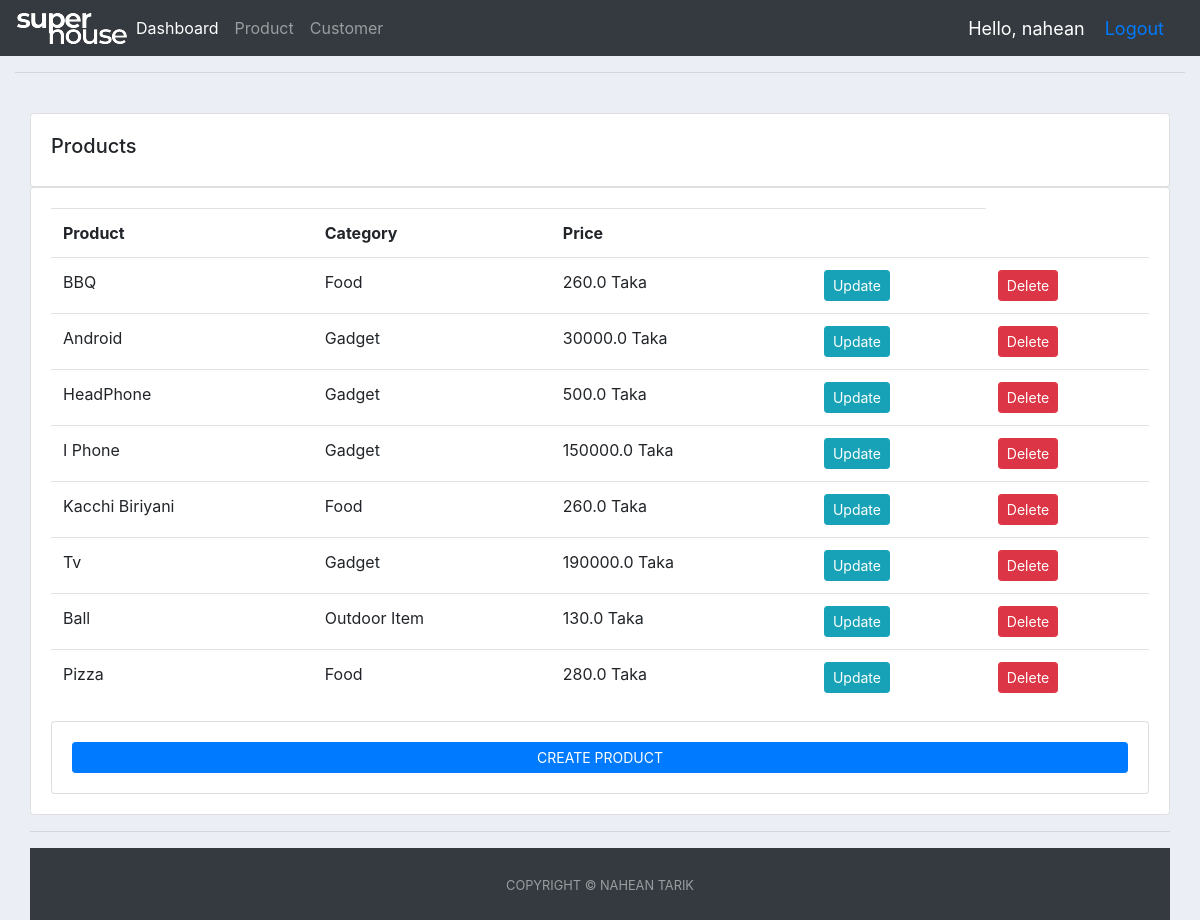
/product/ (signed in), run on the app's committed database.
### accounts/models.py (models this page shows, shortened)
class Product(models.Model):
    CATEGORY = (
        ('Food', 'Food'),
        ('Outdoor Item', 'Outdoor Item'),
        ('Gadget', 'Gadget'),
    )
    name = models.CharField(max_length=200, null=True)
    price = models.FloatField(null=True)
    category = models.CharField(max_length=200, null=True, choices=CATEGORY)
    Description = models.CharField(max_length=200, null=True, blank=True)
    date_created = models.DateTimeField(auto_now_add=True, null=True)
    tags = models.ManyToManyField(Tag)

### accounts/decorators.py (the view)
        def wrapper_func(request, *args, **kwargs):
            group = None
            if request.user.groups.exists():
                group = request.user.groups.all()[0].name
            if group in allowed_roles:
                return view_func(request, *args, **kwargs)
            else:
                return HttpResponse('You are not authorized to view this page')

### accounts/views.py (called while the page is built)
@login_required(login_url='login')
@allowed_users(allowed_roles=['admin'])
def product(request):
    products = Product.objects.all()
    return render(request, 'accounts/product.html', {'products': products})

### accounts/templates/accounts/product.html (shortened to what this page needs)
{% extends 'accounts/main.html' %} {% block content %}
<div class="container-fluid">
  <br />
  <div class="row">
    <div class="col-md">
      <div class="card card-body">
        <h5>Products</h5>
      </div>
      <div class="card card-body">
        <table class="table">
          <tr>
            <th>Product</th>
            <th>Category</th>
            <th>Price</th>
            <th></th>
          </tr>
          {% for i in products %}
          <tr>
            <td>{{i.name}}</td>
            <td>{{i.category}}</td>
            <td>{{i.price}} Taka</td>
            <td>
              <a
                class="btn btn-sm btn-info"
                href="{% url 'update_product' i.id %}"
                >Update</a
              >
            </td>
            <td>
              <a
                class="btn btn-sm btn-danger"
                href="{% url 'delete_product' i.id %}"
                >Delete</a
              >
            </td>
          </tr>
          {% endfor %}
        </table>
        <div class="card card-body">
          <a
            class="prevent-submit btn btn-primary btn-sm btn-block"
            href="{% url 'CreateProduct' %}"
            >CREATE PRODUCT</a
          >
        </div>
      </div>
    </div>
  </div>
  {% endblock %}

### accounts/templates/accounts/navbar.html (shortened to what this page needs)
{% load static %}
<nav class="navbar navbar-expand-lg navbar-dark bg-dark">
  <img src="{% static 'images/logo.png' %}">
    <div class="collapse navbar-collapse" id="navbarNav">
      <ul class="navbar-nav">
        {% if request.user.is_staff %}
        <li class="nav-item active">
          <a class="nav-link" href="{% url 'home' %}">Dashboard <span class="sr-only">(current)</span></a>
        </li>
        <li class="nav-item">
          <a class="nav-link" href="{% url 'product' %}">Product</a>
        </li>
      <li class="nav-item">
        <a class="nav-link" href="{% url 'customer_page' %}">Customer</a>
      </li>
      {% else %}
      <li class="nav-item">
        <a class="nav-link" href="{% url 'accountSet' %}">Profile</a>
      </li>
      {% endif %}
     </ul>
    </div>
    <span class="hello-msg">Hello, {{request.user}}</span>
    <span class="hello-msg"><a href="{% url 'logout' %}">Logout</a></span>
  </nav>

### static/css/main.css (style rules this page uses)
body { background-color: #ebeff5; }

### accounts/templates/accounts/navbar.html (style rules this page uses)
.hello-msg { font-size: 18px; color: white; margin-right: 20px; }

### data on the page
Product: name "BBQ", category "Food", price "260.0"
Product: name "Android", category "Gadget", price "30000.0"
Product: name "HeadPhone", category "Gadget", price "500.0"
Product: name "I Phone", category "Gadget", price "150000.0"
Product: name "Kacchi Biriyani", category "Food", price "260.0"
Product: name "Tv", category "Gadget", price "190000.0"
Product: name "Ball", category "Outdoor Item", price "130.0"
Product: name "Pizza", category "Food", price "280.0"

### other printed values
{{ request.user }} "nahean"
